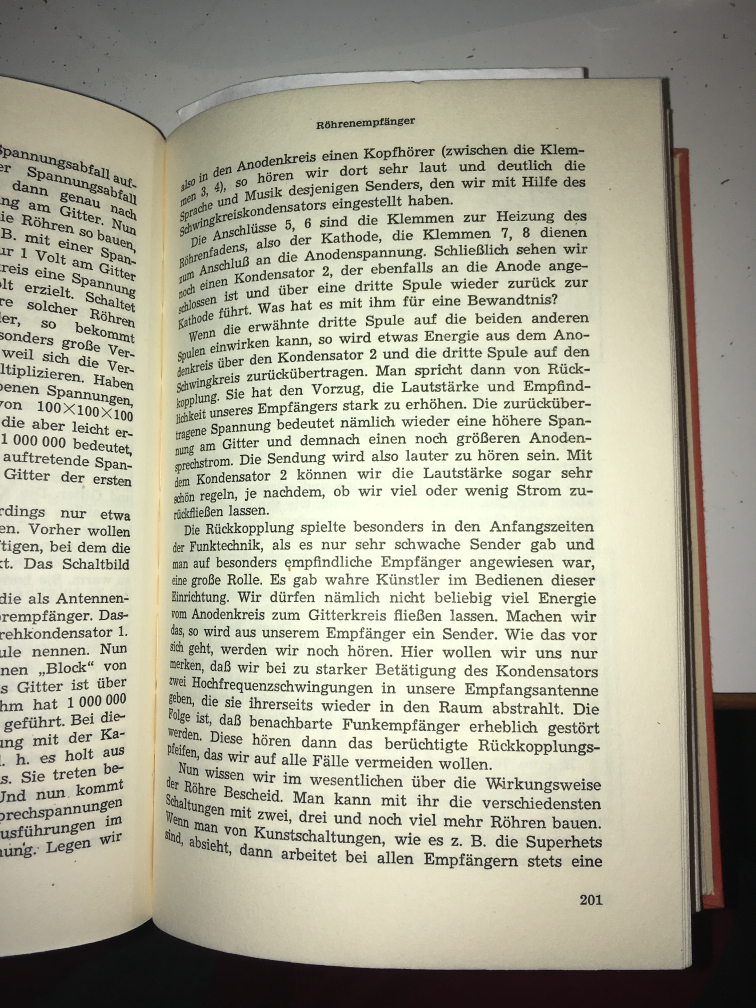
#> input picture testimg.jpg, 3024 x 4032 px (shown at 1/4 size)
$ python dewarp.py testimg.jpg 5   (Python 2 division)   (older library calls are emulated)
#> lines starting #> are read from the running program, lines starting #| are printed output that depends on the picture
import sys
import numpy as np
import cv2

# Return focal length of image in [px]
#def get_focal_length(i):
    # get focal length in [mm] from metadata

    # get CCD width in [mm]

    # focal length [px] = image width [px] * focal length [mm] / CCD width [mm]

focal_length = 0
# default intrinsic parameter matrix
K = np.array([
    [focal_length, 0, 0],
    [0, focal_length, 0],
    [0, 0, 1]], dtype = np.float32)

def main():
    if len(sys.argv) < 2:
        print('usage:', sys.argv[0], 'IMAGE1 ...')

    cv2.namedWindow('window', cv2.WINDOW_NORMAL)
    cv2.resizeWindow('window', 1200, 1200)

    img = cv2.imread(sys.argv[1])
#> img is the input picture: shape (4032, 3024, 3); mean B, G, R 151.3, 169.4, 171.1

    # automatically calculate the thresholds
    # 1. -> calculate median -> [0.66*median, 1.33*median]
    # 2. -> adjust histogram -> calculate mean -> [0.66*mean, 1.33*mean]
    # 3. using CannyLines
    #
    # for now just use 2.

    grey = cv2.cvtColor(img, cv2.COLOR_RGB2GRAY)
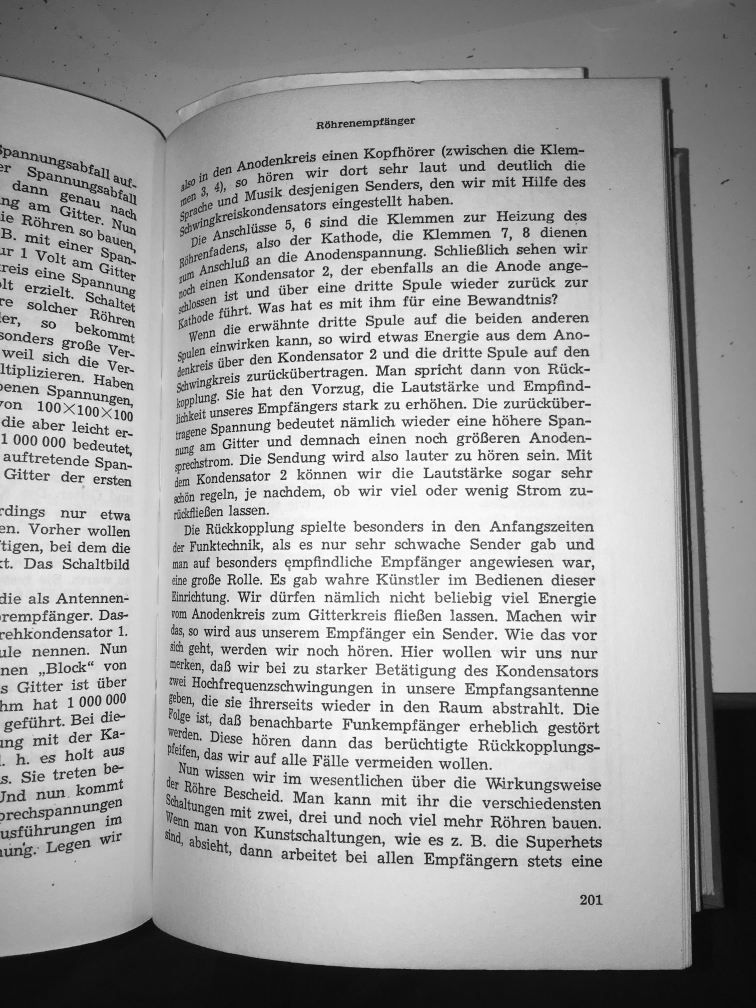
#> grey: shape (4032, 3024) (shown at 1/4 size); min 0, max 254, mean 164.2

    # grey = cv2.rgb2grey(img)

    grey_hc = cv2.equalizeHist(grey)
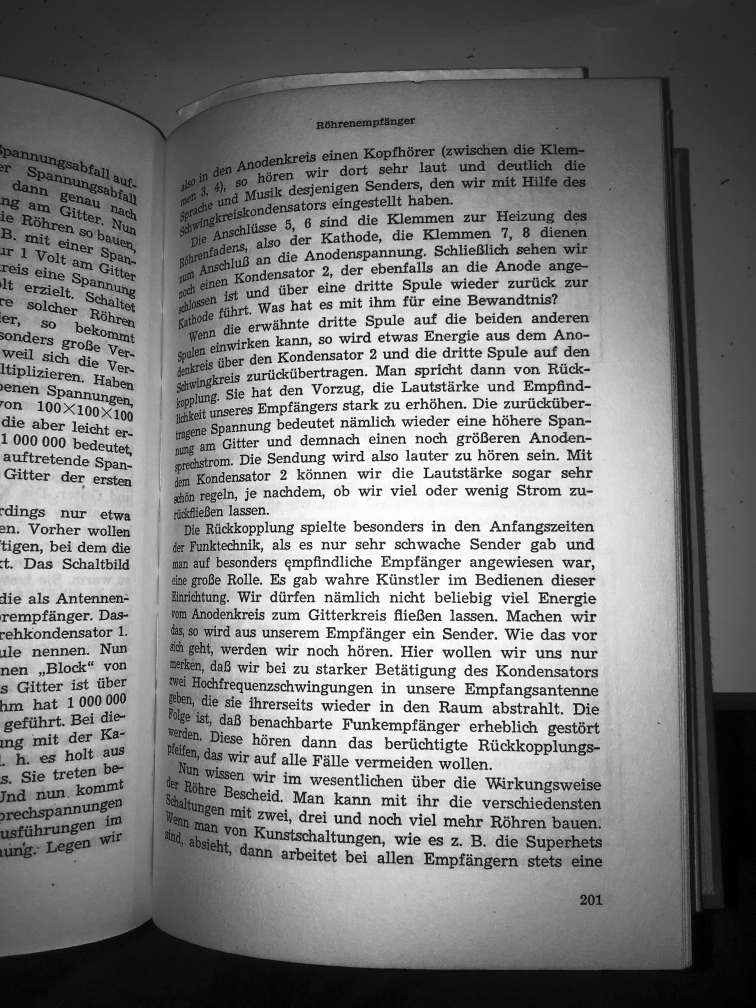
#> grey_hc: shape (4032, 3024) (shown at 1/4 size); min 0, max 255, mean 128.3
    summe = 0
    cols, rows, ch = img.shape
#> cols = 4032; rows = 3024; ch = 3

    for x in range(cols):
        for y in range(rows):
            summe += grey_hc[x, y]
#> after the loop, summe = 1563833071
    summe /= (len(grey_hc)*len(grey_hc[0]))
#> summe = 128
    print "Found mean: " + str(summe)
#| Found mean: 128
    print "Using thresholds (Canny): " + str(0.66*summe) +  "," + str(1.33*summe)
#| Using thresholds (Canny): 84.48,170.24

    # TODO bilateral filter
    #smoothed = cv2.bilateralFilter(grey_hc, 0, float(sys.argv[2]), float(sys.argv[2]))

    _ = grey_hc.copy()
    edges = cv2.Canny(grey_hc, 0.66*summe, 1.33*summe, _, int(sys.argv[2]))
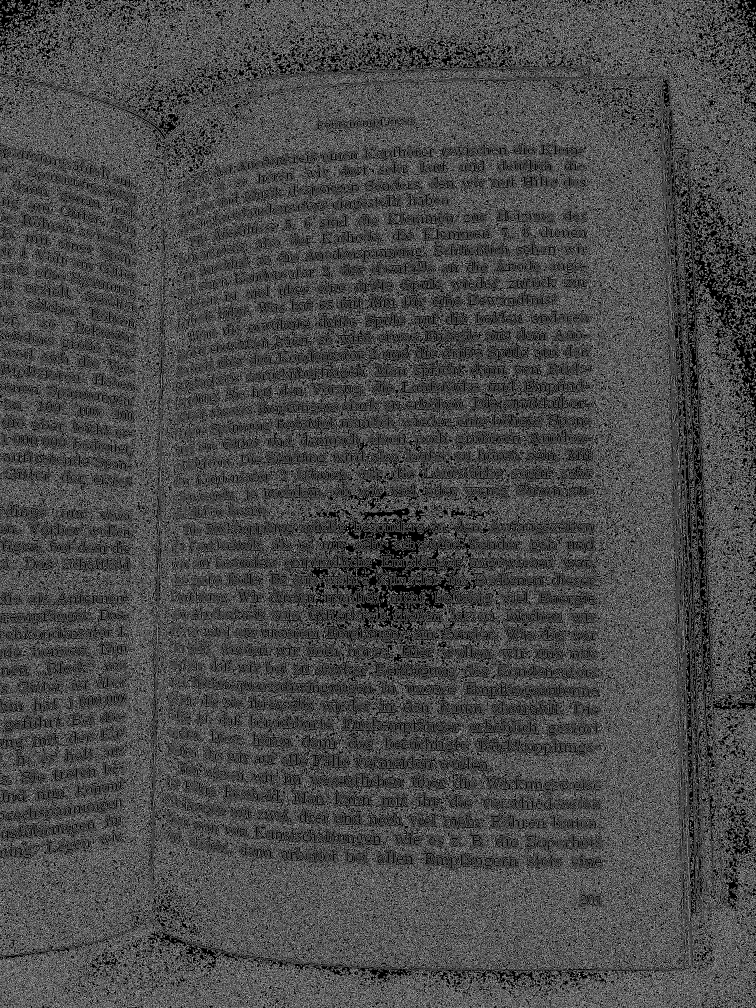
#> edges: shape (4032, 3024) (shown at 1/4 size); 29.3% white in thin lines or dots

# [13 lines of commented-out code are left out]


    cv2.imshow('window', edges)
    cv2.waitKey(0)


if __name__ == '__main__':
    main()
